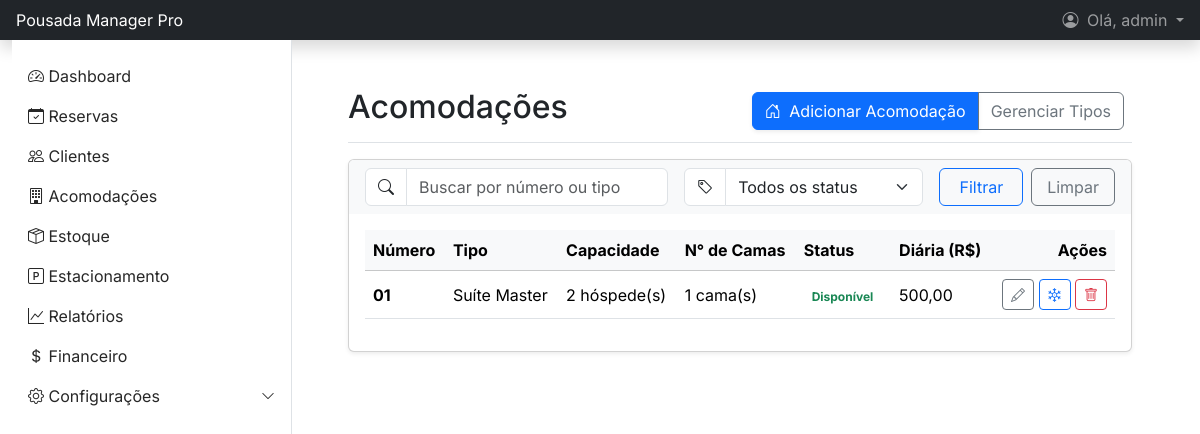
Before: /acomodacoes/ (signed in) with the older database file.
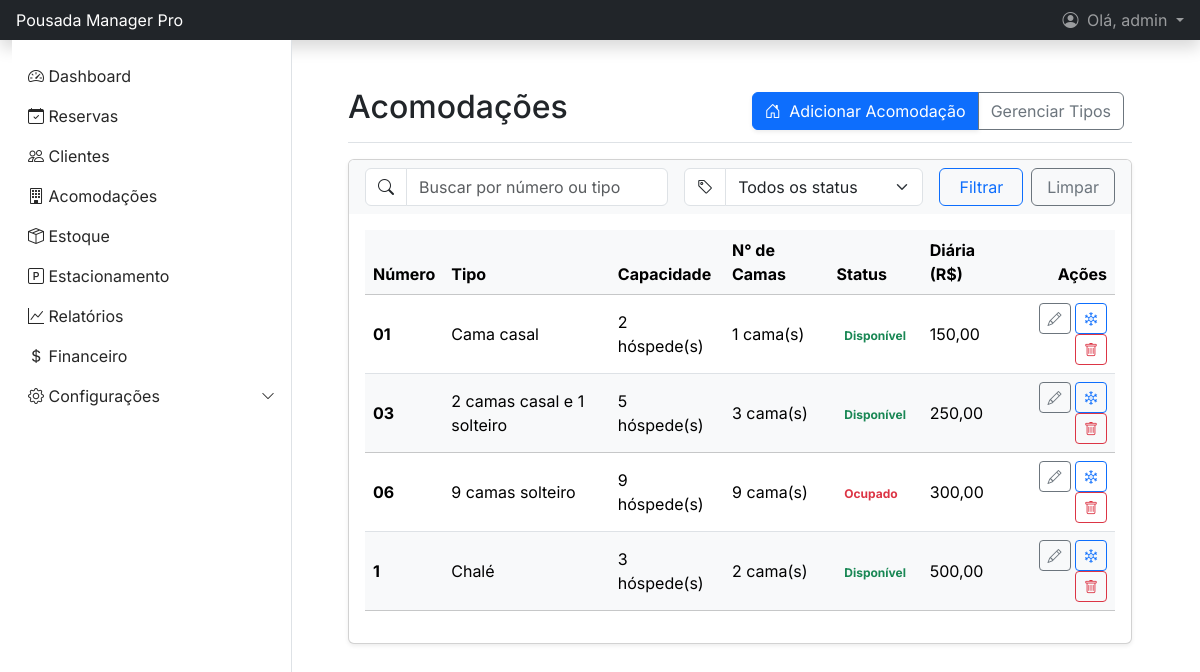
After: the same page with the newer database file.
### gestao/models.py (models this page shows, shortened)
class Acomodacao(models.Model):
    STATUS_CHOICES = (
        ('disponivel', 'Disponível'),
        ('ocupado', 'Ocupado'),
        ('manutencao', 'Em Manutenção'),
        ('limpeza', 'Limpeza'),
    )
    numero = models.CharField(max_length=10, unique=True)
    tipo = models.ForeignKey(TipoAcomodacao, on_delete=models.PROTECT, related_name='acomodacoes')
    valor_diaria = models.DecimalField(max_digits=10, decimal_places=2)
    descricao = models.TextField(null=True, blank=True)
    capacidade = models.PositiveIntegerField(default=1, help_text="Número máximo de hóspedes.")
    qtd_camas = models.PositiveIntegerField(default=1, help_text="Quantidade de camas no quarto.")
    status = models.CharField(max_length=20, choices=STATUS_CHOICES, default='disponivel')

class TipoAcomodacao(models.Model):
    nome = models.CharField(max_length=50, unique=True, help_text="Ex: Suíte Master, Quarto Simples")
    descricao = models.TextField(blank=True)

### gestao/views.py (the view)
# urls.py: path('acomodacoes/', views.AcomodacaoListView.as_view(), name='acomodacao_list'),
class AcomodacaoListView(LoginRequiredMixin, PermissionRequiredMixin, ListView):
    permission_required = 'gestao.view_acomodacao'
    raise_exception = True  # Mostra erro 403 se não tiver permissão
    model = Acomodacao
    template_name = 'gestao/acomodacao_list.html'
    context_object_name = 'page_obj'  # O template espera 'page_obj' para paginação
    paginate_by = 10  # Define quantos itens por página
    def get_queryset(self):
        queryset = super().get_queryset().select_related('tipo').order_by('numero')
        query = self.request.GET.get('q')
        status = self.request.GET.get('status')
        if query:
            queryset = queryset.filter(
                Q(numero__icontains=query) | Q(tipo__nome__icontains=query)
            )
        if status:
            queryset = queryset.filter(status=status)
        return queryset
    def get_context_data(self, **kwargs):
        context = super().get_context_data(**kwargs)
        context['status_choices'] = Acomodacao.STATUS_CHOICES
        return context

### templates/gestao/acomodacao_list.html (shortened to what the changed rows need)
{% extends 'base.html' %}
{% block content %}
<main class="px-md-4">
    <div class="d-flex justify-content-between flex-wrap flex-md-nowrap align-items-center pt-3 pb-2 mb-3 border-bottom">
        <h1 class="h2">Acomodações</h1>
    </div>
    <div class="card shadow-sm">
        <div class="card-body">
            <div class="table-responsive">
                <table class="table table-hover align-middle">
                    <thead class="table-light">
                        <tr>
                            <th scope="col">Número</th>
                            <th scope="col">Tipo</th>
                            <th scope="col">Capacidade</th>
                            <th scope="col">N° de Camas</th>
                            <th scope="col">Status</th>
                            <th scope="col">Diária (R$)</th>
                            <th scope="col" class="text-end">Ações</th>
                        </tr>
                    </thead>
                    <tbody>
                        {% for acomodacao in page_obj %}
                        <tr class="{% cycle '' 'table-light' %}">
                            <td><span class="fw-bold">{{ acomodacao.numero }}</span></td>
                            <td>{{ acomodacao.tipo.nome }}</td>
                            <td>{{ acomodacao.capacidade }} hóspede(s)</td>
                            <td>{{ acomodacao.qtd_camas }} cama(s)</td>
                            <td>
                                {% if acomodacao.status == 'disponivel' %}
                                    <span class="badge bg-success-soft text-success">{{ acomodacao.get_status_display }}</span>
                                {% elif acomodacao.status == 'ocupado' %}
                                    <span class="badge bg-danger-soft text-danger">{{ acomodacao.get_status_display }}</span>
                                {% elif acomodacao.status == 'manutencao' %}
                                    <span class="badge bg-warning-soft text-warning">{{ acomodacao.get_status_display }}</span>
                                {% elif acomodacao.status == 'limpeza' %}
                                    <span class="badge bg-info-soft text-info">{{ acomodacao.get_status_display }}</span>
                                {% else %}
                                    <span class="badge bg-secondary-soft text-secondary">{{ acomodacao.get_status_display }}</span>
                                {% endif %}
                            </td>
                            <td>{{ acomodacao.valor_diaria|floatformat:2 }}</td>
                            <td class="text-end">
                                <a href="{% url 'acomodacao_edit' acomodacao.pk %}" class="btn btn-sm btn-outline-secondary" data-bs-toggle="tooltip" title="Editar Acomodação">
                                    <i class="bi bi-pencil"></i>
                                </a>
                                <a href="{% url 'frigobar_detail' acomodacao.pk %}" class="btn btn-sm btn-outline-primary" data-bs-toggle="tooltip" title="Gerir Frigobar">
                                    <i class="bi bi-snow3"></i>
                                </a>
                                <a href="{% url 'acomodacao_delete' acomodacao.pk %}" class="btn btn-sm btn-outline-danger" data-bs-toggle="tooltip" title="Excluir Acomodação">
                                    <i class="bi bi-trash"></i>
                                </a>
                            </td>
                        </tr>
                        {% empty %}
                        <tr>
                            <td colspan="6" class="text-center py-4">Nenhuma acomodação encontrada.</td>
                        </tr>
                        {% endfor %}
                    </tbody>
                </table>
            </div>
        </div>
    </div>
</main>
{% endblock %}

Changed rows visible on the page:
removed Acomodacao: numero "01", tipo.nome "Suíte Master", capacidade "2", qtd_camas "1", status "Disponível", valor_diaria "500,00"
added Acomodacao: numero "01", tipo.nome "Cama casal", capacidade "2", qtd_camas "1", status "Disponível", valor_diaria "150,00"
added Acomodacao: numero "03", tipo.nome "2 camas casal e 1 solteiro", capacidade "5", qtd_camas "3", status "Disponível", valor_diaria "250,00"
added Acomodacao: numero "06", tipo.nome "9 camas solteiro", capacidade "9", qtd_camas "9", status "Ocupado", valor_diaria "300,00"
added Acomodacao: numero "1", tipo.nome "Chalé", capacidade "3", qtd_camas "2", status "Disponível", valor_diaria "500,00"
